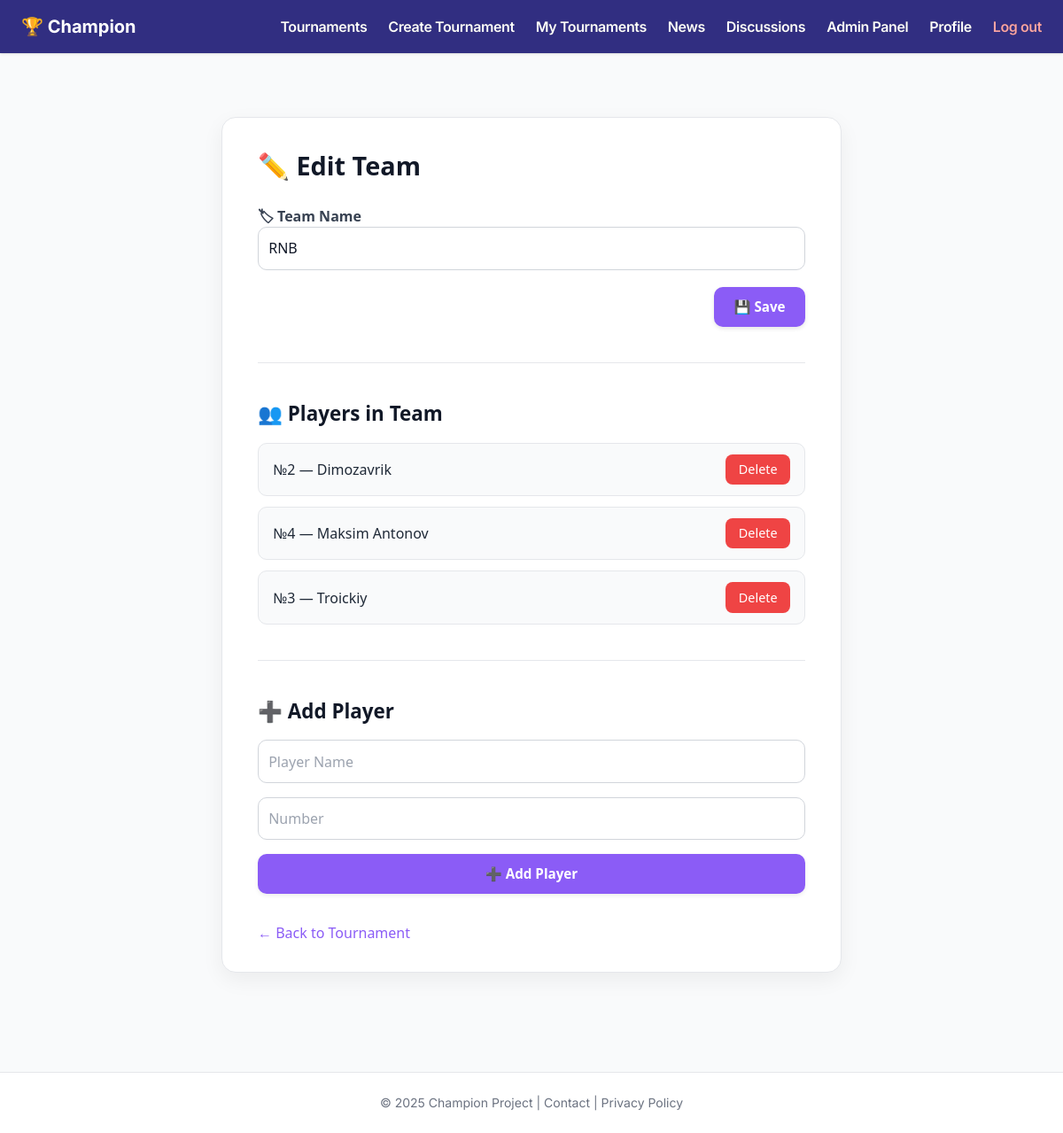
/team/1/edit (signed in), run on the app's committed database.
### app/models.py (models this page shows, shortened)
class Team(db.Model):
    id = db.Column(db.Integer, primary_key=True)
    name = db.Column(db.String(100), nullable=False)
    tournament_id = db.Column(db.Integer, db.ForeignKey('tournament.id', ondelete='CASCADE', name='fk_team_tournament'), nullable=False)
    players = db.relationship('Player', backref='team', cascade='all, delete-orphan', passive_deletes=True)
    home_matches = db.relationship('Match', foreign_keys='Match.team1_id', backref='team1_alias', cascade='all, delete-orphan', passive_deletes=True)
    away_matches = db.relationship('Match', foreign_keys='Match.team2_id', backref='team2_alias', cascade='all, delete-orphan', passive_deletes=True)

class Player(db.Model):
    id = db.Column(db.Integer, primary_key=True)
    name = db.Column(db.String(100), nullable=False)
    number = db.Column(db.Integer)
    team_id = db.Column(db.Integer, db.ForeignKey('team.id', ondelete='CASCADE', name='fk_player_team'), nullable=False)

### app/routes.py (the view, shortened to what this page needs)
@app.route('/team/<int:team_id>/edit', methods=['GET', 'POST'])
@login_required
def edit_team(team_id):
    team = Team.query.get_or_404(team_id)
    if current_user.role not in ['admin', 'organizer', 'king']:
        abort(403)
    players = Player.query.filter_by(team_id=team.id).all()
    return render_template('edit_team.html', team=team, players=players)

### app/__init__.py (called while the page is built)
@app.context_processor
def inject_translations():
    return dict(_=_)

@login_manager.user_loader
def load_user(user_id):
    return User.query.get(int(user_id))

### app/templates/edit_team.html (shortened to what this page needs)
{% extends "base.html" %}
{% block content %}
<div style="
  background: #ffffff;
  max-width: 700px;
  margin: 2rem auto;
  padding: 2rem 2.5rem;
  border-radius: 16px;
  box-shadow: 0 8px 24px rgba(0,0,0,0.06);
  border: 1px solid #e5e7eb;
  font-family: system-ui, sans-serif;
">
  <h1 style="font-size: 1.8rem; font-weight: 700; margin-bottom: 1.5rem; color: #111827;">
    ✏️ {{ _('Edit Team') }}
  </h1>
  <form method="post" style="display: flex; flex-direction: column; gap: 1.2rem;">
    <div>
      <label for="team_name" style="font-weight: 600; color: #374151;">🏷 {{ _('Team Name') }}</label>
      <input type="text" id="team_name" name="team_name" value="{{ team.name }}" required
             style="width: 100%; padding: 0.7rem; border: 1px solid #d1d5db; border-radius: 10px; font-size: 1rem;">
    </div>
    <div style="text-align: right;">
      <button type="submit" style="
        background-color: #8b5cf6;
        color: white;
        padding: 0.7rem 1.4rem;
        border-radius: 10px;
        font-weight: 600;
        font-size: 0.95rem;
        border: none;
        cursor: pointer;
        box-shadow: 0 2px 5px rgba(0,0,0,0.1);
        transition: background-color 0.2s ease;
      " onmouseover="this.style.backgroundColor='#7c3aed'" onmouseout="this.style.backgroundColor='#8b5cf6'">
        💾 {{ _('Save') }}
      </button>
    </div>
  </form>
  <hr style="margin: 2.5rem 0; border-color: #e5e7eb;">
  <h2 style="font-size: 1.4rem; font-weight: 600; margin-bottom: 1rem; color: #111827;">👥 {{ _('Players in Team') }}</h2>
  {% if players %}
    <ul style="list-style: none; padding: 0; margin: 0;">
      {% for player in players %}
        <li style="padding: 0.75rem 1rem; background: #f9fafb; border: 1px solid #e5e7eb; margin-bottom: 0.75rem; border-radius: 10px; display: flex; justify-content: space-between; align-items: center;">
          <span style="font-weight: 500; color: #1f2937;">№{{ player.number }} — {{ player.name }}</span>
          <form method="POST" action="{{ url_for('delete_player', player_id=player.id) }}" style="margin: 0;">
            <button type="submit" onclick="return confirm('{{ _('Delete player?') }}');" style="
              background-color: #ef4444;
              color: white;
              padding: 0.4rem 0.9rem;
              border-radius: 8px;
              font-size: 0.9rem;
              border: none;
              cursor: pointer;
              transition: background-color 0.2s ease;
            " onmouseover="this.style.backgroundColor='#b91c1c'" onmouseout="this.style.backgroundColor='#ef4444'">
              {{ _('Delete') }}
            </button>
          </form>
        </li>
      {% endfor %}
    </ul>
  {% else %}
    <p style="color: #6b7280;">{{ _('No players in the team.') }}</p>
  {% endif %}
  <hr style="margin: 2.5rem 0; border-color: #e5e7eb;">
  <h2 style="font-size: 1.4rem; font-weight: 600; margin-bottom: 1rem; color: #111827;">➕ {{ _('Add Player') }}</h2>
  <form method="POST" action="{{ url_for('edit_team', team_id=team.id) }}" style="display: flex; flex-direction: column; gap: 1rem;">
    <input type="text" name="player_name" placeholder="{{ _('Player Name') }}" required
           style="padding: 0.7rem; border: 1px solid #d1d5db; border-radius: 10px; font-size: 1rem;">
    <input type="number" name="player_number" placeholder="{{ _('Number') }}" min="1" max="99" required
           style="padding: 0.7rem; border: 1px solid #d1d5db; border-radius: 10px; font-size: 1rem;">
    <button type="submit" style="
      background-color: #8b5cf6;
      color: white;
      padding: 0.7rem 1.4rem;
      border-radius: 10px;
      font-weight: 600;
      font-size: 0.95rem;
      border: none;
      cursor: pointer;
      box-shadow: 0 2px 5px rgba(0,0,0,0.08);
      transition: background-color 0.2s ease;
    " onmouseover="this.style.backgroundColor='#7c3aed'" onmouseout="this.style.backgroundColor='#8b5cf6'">
      ➕ {{ _('Add Player') }}
    </button>
  </form>
  <p style="margin-top: 2rem;">
    <a href="{{ url_for('view_tournament', tournament_id=team.tournament_id) }}" style="
      color: #8b5cf6;
      text-decoration: none;
      font-weight: 500;
    ">← {{ _('Back to Tournament') }}</a>
  </p>
</div>
{% endblock %}

### app/templates/base.html (style rules this page uses)
body { font-family: 'Inter', sans-serif; -webkit-font-smoothing: antialiased; -moz-osx-font-smoothing: grayscale; }

### data on the page
Team: team_name "RNB"
Player: number "2", name "Dimozavrik"
Player: number "4", name "Maksim Antonov"
Player: number "3", name "Troickiy"
